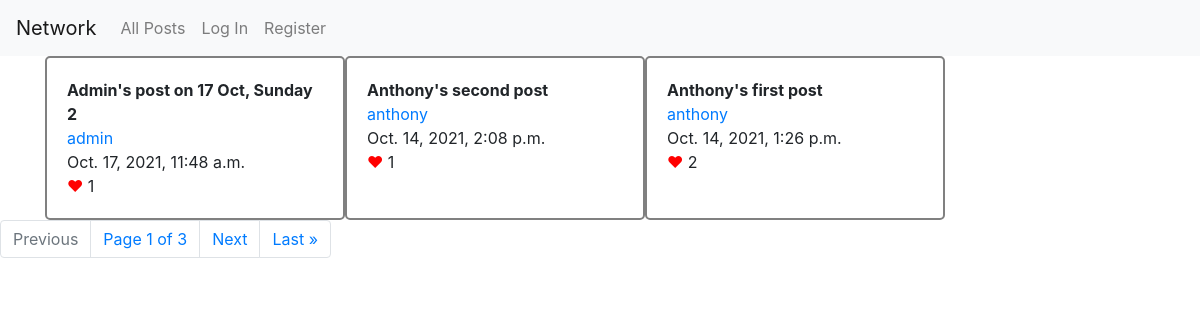
Before: / with the older database file.
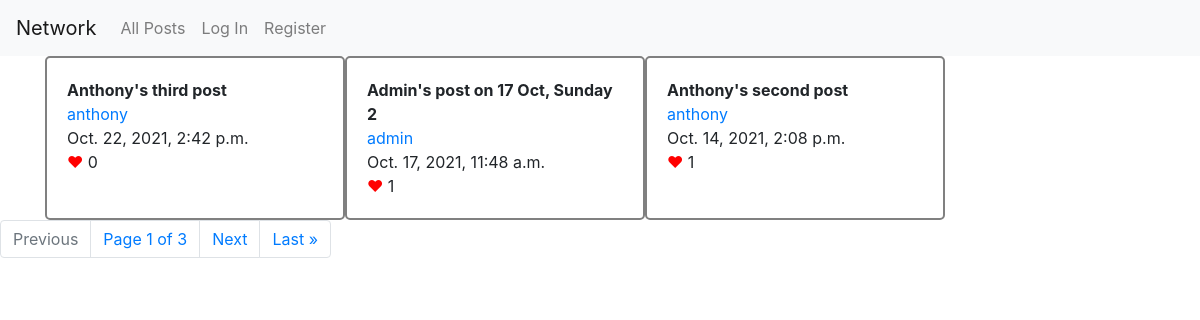
After: the same page with the newer database file.
### network/models.py (models this page shows, shortened)
class Post(models.Model):
    user = models.ForeignKey("User", on_delete=models.CASCADE, related_name="posts")
    content = models.TextField(blank=False)
    timestamp = models.DateTimeField(auto_now_add=True)
    likers = models.ManyToManyField("User", related_name="like_posts")
    def likes(self):
        return len(self.likers.all())

class User(AbstractUser):
    followers = models.ManyToManyField("User", blank=True, related_name="following")
    profile = models.TextField(max_length=256)

### network/views.py (the view)
# urls.py: path("", views.index, name="index"),
def index(request, scope=''):
    if scope == 0:
        return index(request, request.user.id)
    temp = {}
    if scope == 'following':
        post_list = Post.objects.filter(user__in=request.user.following.all())
    elif scope == '':
        post_list = Post.objects.all()
    else:
        post_list = Post.objects.filter(user=User.objects.get(id=scope))
        temp['looking_user'] = User.objects.get(id=scope)
        temp['follow_btn'] = "Unfollow" if temp['looking_user'].followed_by(request.user) else "Follow"
    post_list = post_list.order_by("-timestamp").all()
    paginator = Paginator(post_list, 3)
    page_obj = paginator.get_page(request.GET.get('page'))
    temp['post_form'] = PostForm().as_table()
    temp['page_obj'] = page_obj
    return render(request, "network/index.html", temp)

### network/templates/network/index.html (shortened to what this page needs)
{% extends "network/layout.html" %}
{% load static %}
{% block body %}
    <div id="all-posts" class="container">
        {% for post in page_obj %}
        <div class='div-post'>
            <b id='content-{{ post.id }}' data-id='{{ post.id }}'>{{ post.content }}</b>
            <br>
            <a class='user-{{ post.user }}' data-user='{{ post.user }}' href="{% url 'user' scope=post.user.id %}">{{ post.user }}</a><br>
            {{ post.timestamp }}<br>
            <a id='like-{{ post.id }}' data-id='{{ post.id }}' href='javascript:;' style="color: red;">&hearts;</a> <span id='like-num-{{ post.id }}'>{{ post.likes }}</span>
        </div>
        <br>
        {% endfor %}
    </div>
    <div class="pagination">
        <nav aria-label="step-links">
            <ul class="pagination">
                {% if page_obj.has_previous %}
                    <li class="page-item">
                        <a class="page-link" href="?page=1">&laquo; First</a>
                    </li>
                    <li class="page-item">
                        <a class="page-link" href="?page={{ page_obj.previous_page_number }}">Previous</a>
                    </li>
                {% else %}
                    <li class="page-item disabled">
                        <a class="page-link" href="#" tabindex="-1" aria-disabled="true">Previous</a>
                    </li>
                {% endif %}
                <span class="page-link">
                    Page {{ page_obj.number }} of {{ page_obj.paginator.num_pages }}
                </span>
                {% if page_obj.has_next %}
                    <li class="page-item"><a class="page-link" href="?page={{ page_obj.next_page_number }}">Next</a></li>
                    <li class="page-item"><a class="page-link" href="?page={{ page_obj.paginator.num_pages }}">Last &raquo;</a></li>
                {% else %}
                    <li class="page-item disabled">
                        <a class="page-link" href="#" tabindex="1" aria-disabled="true">Next</a>
                    </li>
                {% endif %}
            </ul>
        </nav>
    </div>
{% endblock %}

### network/templates/network/layout.html (shortened to what this page needs)
{% load static %}
<!DOCTYPE html>
<html lang="en">
    <head>
        <link rel="stylesheet" href="https://stackpath.bootstrapcdn.com/bootstrap/4.4.1/css/bootstrap.min.css">
        <link href="{% static 'network/styles.css' %}" rel="stylesheet">
    </head>
    <body>
        <nav class="navbar navbar-expand-lg navbar-light bg-light">
            <a class="navbar-brand" href="{% url 'index' %}">Network</a>
            <div>
              <ul class="navbar-nav mr-auto">
                <li class="nav-item">
                  <a class="nav-link" href="{% url 'index' %}">All Posts</a>
                </li>
                {% if user.is_authenticated %}
                    <li class="nav-item">
                        <a class="nav-link" href="{% url 'following' %}" id="following_posts">Following</a>
                    </li>
                    <li class="nav-item">
                        <a class="nav-link" href="{% url 'logout' %}">Log Out</a>
                    </li>
                {% else %}
                    <li class="nav-item">
                        <a class="nav-link" href="{% url 'login' %}">Log In</a>
                    </li>
                    <li class="nav-item">
                        <a class="nav-link" href="{% url 'register' %}">Register</a>
                    </li>
                {% endif %}
              </ul>
            </div>
          </nav>
        <div class="body">
            {% block body %}
            {% endblock %}
        </div>
    </body>
</html>

### network/static/network/styles.css (style rules this page uses)
.container { display: flex; flex-wrap: wrap }
.container > div { width: 300px; border: 2px solid gray; border-radius: 5px; padding: 20px; }
.pagination { text-align: center; }

Changed rows visible on the page:
no longer on this page (row unchanged): Post: content "Anthony's first post", user "anthony", timestamp "Oct. 14, 2021, 1:26 p.m.", likes "2"
added Post: content "Anthony's third post", user "anthony", timestamp "Oct. 22, 2021, 2:42 p.m.", likes "0"
